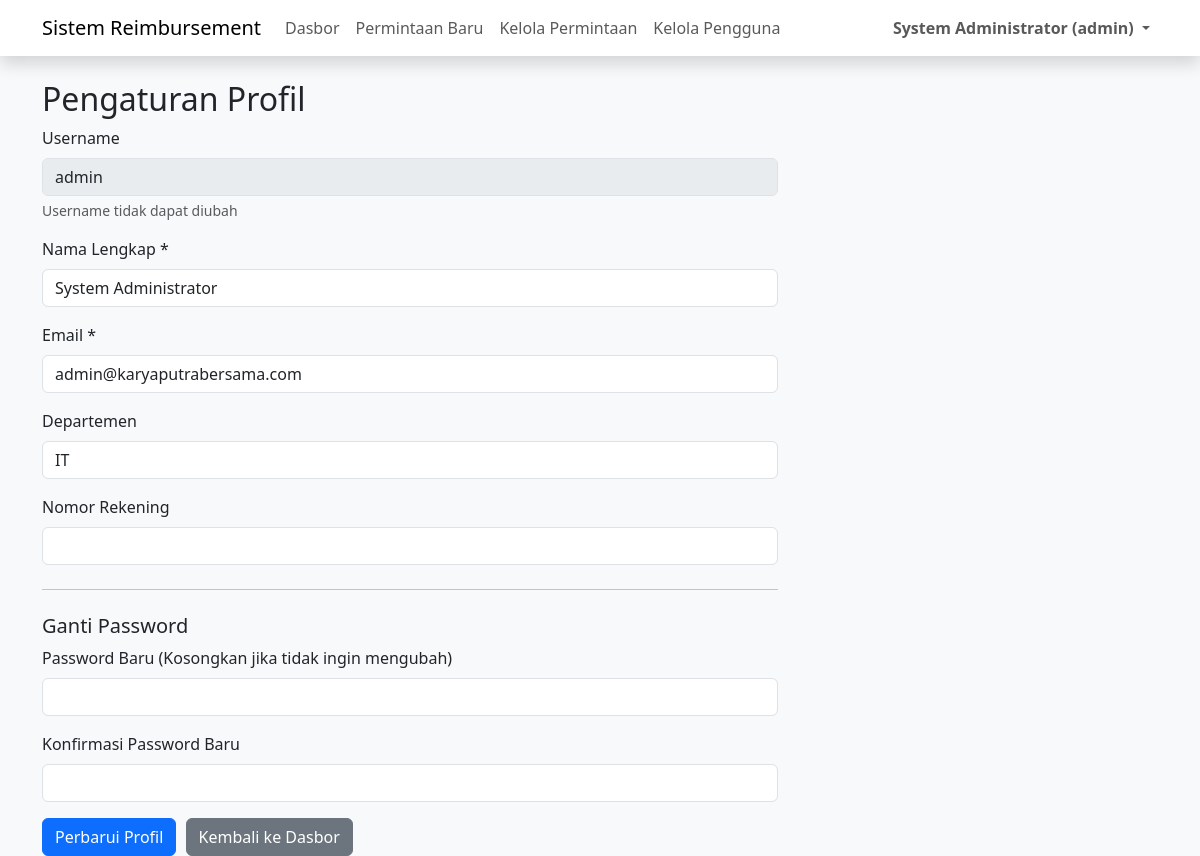
Before: /profile.php (signed in) with the older database file.
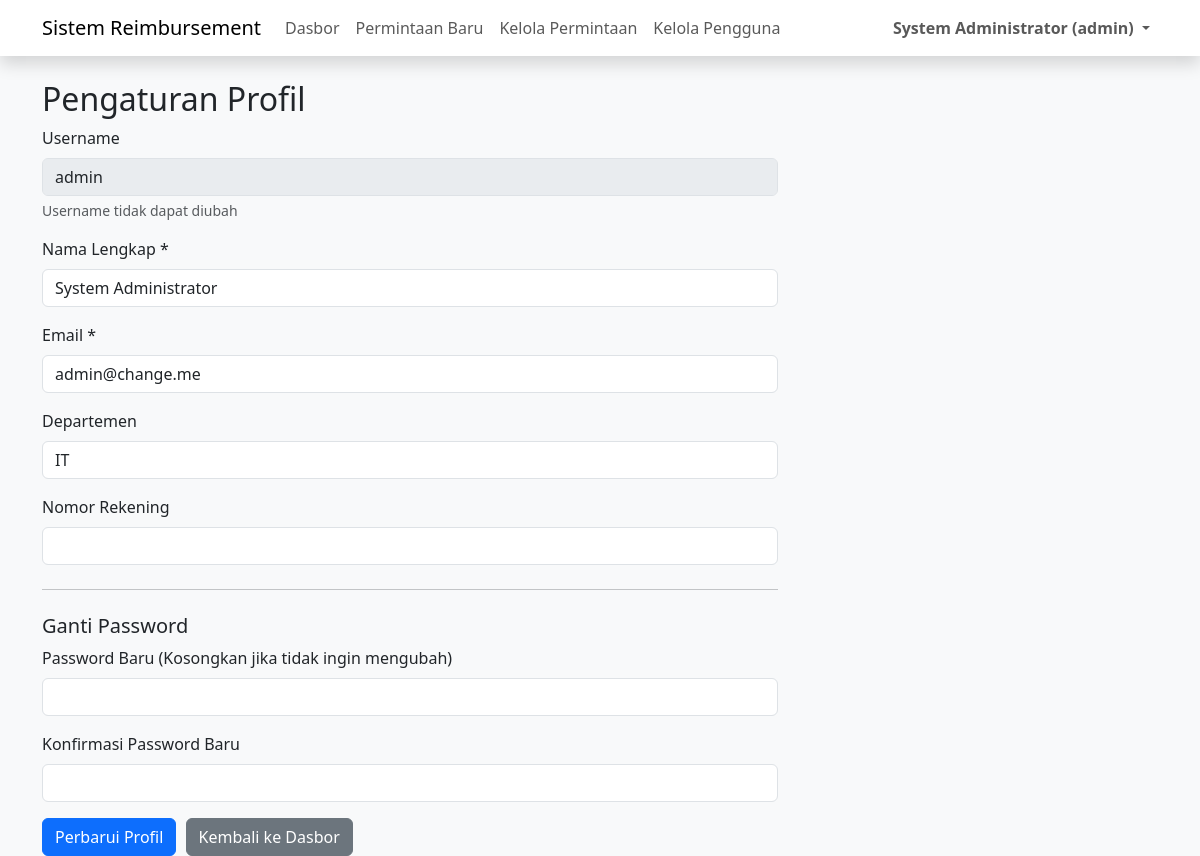
After: the same page with the newer database file.
### tables this page shows
CREATE TABLE users (
    id INT AUTO_INCREMENT PRIMARY KEY,
    username VARCHAR(50) NOT NULL UNIQUE,
    email VARCHAR(100) NOT NULL UNIQUE,
    password VARCHAR(255) NOT NULL,
    full_name VARCHAR(100) NOT NULL,
    department VARCHAR(100) NOT NULL,
    role ENUM('employee', 'manager', 'admin') NOT NULL DEFAULT 'employee',
    no_rekening VARCHAR(50) NULL,  
    created_at TIMESTAMP DEFAULT CURRENT_TIMESTAMP,
    updated_at TIMESTAMP DEFAULT CURRENT_TIMESTAMP ON UPDATE CURRENT_TIMESTAMP,
    INDEX idx_username (username),
    INDEX idx_email (email),
    INDEX idx_role (role)
);

### includes/auth.php (called while the page is built, shortened)
<?php
function getUserRole() {
    return isset($_SESSION['role']) ? $_SESSION['role'] : null;
}
?>

### profile.php (the view, shortened to what this page needs)
<?php
require_once 'includes/auth.php';
$conn = getConnection();
$role = getUserRole();
$user_sql = "SELECT * FROM users WHERE id = ?";
$user_stmt = $conn->prepare($user_sql);
$user_stmt->execute([$_SESSION['user_id']]);
$user = $user_stmt->fetch(PDO::FETCH_ASSOC);
?>
<!DOCTYPE html>
<html lang="en">
<head>
    <link href="https://cdn.jsdelivr.net/npm/bootstrap@5.3.0/dist/css/bootstrap.min.css" rel="stylesheet">
    <link rel="stylesheet" href="css/style.css">
</head>
<body>
    <?php include 'includes/header.php'; ?>
    <div class="container mt-4">
        <div class="row">
            <div class="col-md-8">
                <h2>Pengaturan Profil</h2>
                <form method="POST">
                    <div class="mb-3">
                        <label for="username" class="form-label">Username</label>
                        <input type="text" class="form-control" id="username"
                            value="<?php echo htmlspecialchars($user['username']); ?>" disabled>
                        <div class="form-text">Username tidak dapat diubah</div>
                    </div>
                    <div class="mb-3">
                        <label for="full_name" class="form-label">Nama Lengkap
                            <?php echo $role === 'admin' ? '*' : ''; ?></label>
                        <input type="text" class="form-control" id="full_name" name="full_name"
                            value="<?php echo htmlspecialchars($user['full_name']); ?>" <?php echo $role === 'admin' ? 'required' : 'disabled'; ?>>
                    </div>
                    <div class="mb-3">
                        <label for="email" class="form-label">Email <?php echo $role === 'admin' ? '*' : ''; ?></label>
                        <input type="email" class="form-control" id="email" name="email"
                            value="<?php echo htmlspecialchars($user['email']); ?>" <?php echo $role === 'admin' ? 'required' : 'disabled'; ?>>
                    </div>
                    <div class="mb-3">
                        <label for="department" class="form-label">Departemen</label>
                        <input type="text" class="form-control" id="department" name="department"
                            value="<?php echo htmlspecialchars($user['department']); ?>" <?php echo $role === 'admin' ? '' : 'disabled'; ?>>
                    </div>
                    <div class="mb-3">
                        <label for="no_rekening" class="form-label">Nomor Rekening</label>
                        <input type="text" class="form-control" id="no_rekening" name="no_rekening"
                            value="<?php echo htmlspecialchars($user['no_rekening']); ?>">
                    </div>
                    <hr class="my-4">
                    <h5>Ganti Password</h5>
                    <div class="mb-3">
                        <label for="new_password" class="form-label">Password Baru (Kosongkan jika tidak ingin
                            mengubah)</label>
                        <input type="password" class="form-control" id="new_password" name="new_password" minlength="6">
                    </div>
                    <div class="mb-3">
                        <label for="confirm_password" class="form-label">Konfirmasi Password Baru</label>
                        <input type="password" class="form-control" id="confirm_password" name="confirm_password"
                            minlength="6">
                    </div>
                    <button type="submit" class="btn btn-primary">Perbarui Profil</button>
                    <a href="dashboard.php" class="btn btn-secondary">Kembali ke Dasbor</a>
                </form>
            </div>
        </div>
    </div>
</body>
</html>

Changed rows visible on the page:
changed users "admin": email "admin@karyaputrabersama.com" → "admin@change.me"
